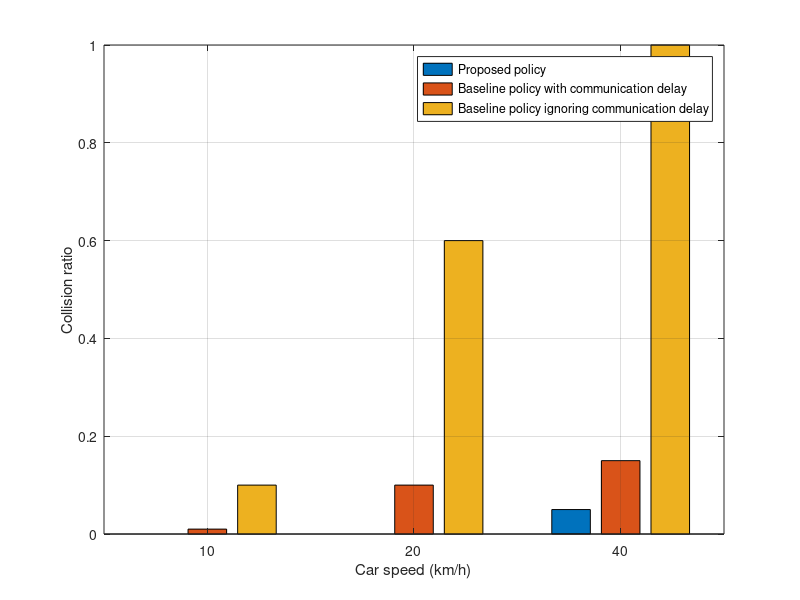

This figure's MATLAB source:


clc
clear;
close all;
tic;
%%  massive mimo downlink system under AM framework 
%%  minmax method to settle throughput value of Rs
load('basedline.mat','ratio1');

ratio = [0 0 0 0 0.05 0.05 0.06 0.1];
ratio2 = [0.01 0.1 0.1 0.1 0.2 0.15 0.2 0.2];
ratio1 = [0.1 0.6 0.6 0.8 0.8 1 1 1]



X = [10 20 40];  % x_label 
data = [ratio(1) ratio2(1) ratio1(1); ratio(2) ratio2(2) ratio1(2); ratio(6) ratio2(6) ratio1(6)]; 
%Y = [ratio(3) ratio(5) ratio(7) ratio1(3) ratio1(5) ratio1(7)];
b = bar(data);
ch = get(b,'children');
%set(ch,'FaceVertexCData',[1 0 1; 0 0 0;]);
set(gca,'XTickLabel',{'10','20','40'});
legend('Proposed policy','Baseline policy with communication delay','Baseline policy ignoring communication delay');
xlabel('Car speed (km/h)');
ylabel('Collision ratio');
grid on; 
toc;